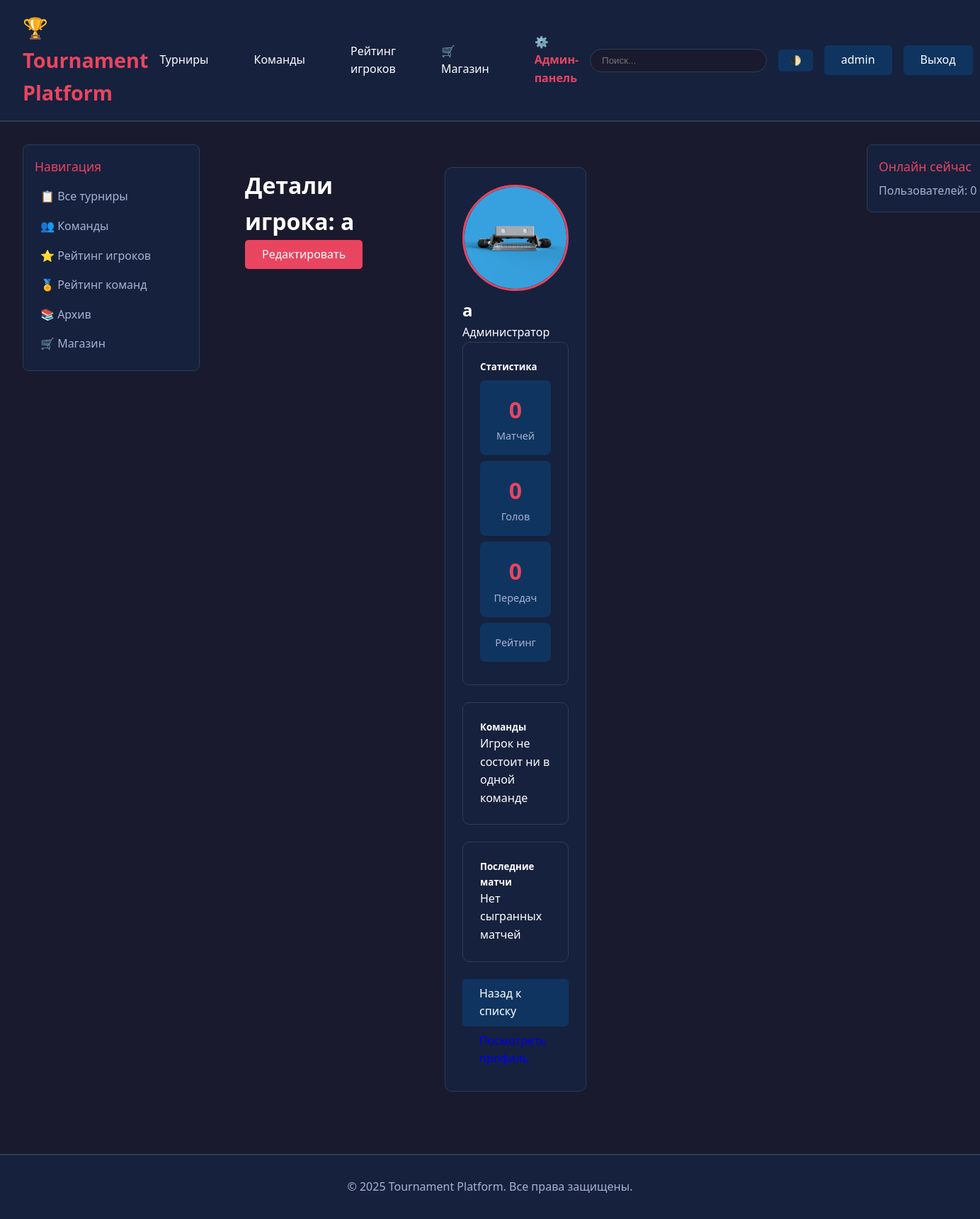
The app's page /admin-panel/players/2/ (signed in) with its own data.
### accounts/models.py (models this page shows, shortened)
class User(AbstractUser):
    ROLE_CHOICES = [
        ('player', 'Игрок'),
        ('captain', 'Капитан'),
        ('moderator', 'Модератор'),
        ('admin', 'Администратор'),
    ]
    role = models.CharField(max_length=20, choices=ROLE_CHOICES, default='player')
    discord_id = models.CharField(max_length=100, blank=True, null=True, unique=True)
    discord_username = models.CharField(max_length=100, blank=True, null=True)
    avatar = models.ImageField(upload_to='avatars/', blank=True, null=True)
    bio = models.TextField(blank=True)
    objects = CustomUserManager()
    class Meta:
        verbose_name = 'Пользователь'
        verbose_name_plural = 'Пользователи'

### admin_panel/views.py (the view)
# urls.py: path('players/<int:player_id>/', views.player_detail, name='player_detail'),
@login_required
@user_passes_test(is_admin)
def player_detail(request, player_id):
    player = get_object_or_404(User, id=player_id)
    from ratings.models import PlayerRating
    teams = TeamMember.objects.filter(player=player).select_related('team')
    player_stats = PlayerMatchStats.objects.filter(
        player=player
    ).select_related('match', 'team').order_by('-match__scheduled_time')[:10]
    matches = [stat.match for stat in player_stats]
    goals = Goal.objects.filter(player=player).count()
    assists = Goal.objects.filter(assist_by=player).count()
    try:
        rating = PlayerRating.objects.get(player=player, season__isnull=True)
    except PlayerRating.DoesNotExist:
        rating = None
    context = {
        'player': player,
        'teams': teams,
        'matches': matches,
        'goals': goals,
        'assists': assists,
        'rating': rating,
    }
    return render(request, 'admin_panel/player_detail.html', context)

### admin_panel/views.py (called while the page is built)
def is_admin(user):
    return user.is_authenticated and (user.is_staff or user.is_superuser)

### templates/admin_panel/player_detail.html (shortened to what this page needs)
{% extends 'base.html' %}
{% block content %}
<div class="container mt-4">
    <div class="d-flex justify-content-between align-items-center mb-4">
        <h1>Детали игрока: {{ player.username }}</h1>
        <a href="{% url 'admin_panel:player_edit' player.id %}" class="btn btn-primary">
             Редактировать
        </a>
    </div>
    <div class="row">
        <div class="col-md-4">
            <div class="card">
                <div class="card-body text-center">
                    {% if player.avatar %}
                        <img src="{{ player.avatar.url }}" alt="{{ player.username }}" class="profile-avatar mb-3">
                    {% else %}
                        <div class="profile-avatar mb-3" style="background: var(--card-bg); display: flex; align-items: center; justify-content: center; font-size: 4rem;">
                            👤
                        </div>
                    {% endif %}
                    <h2>{{ player.username }}</h2>
                    <div class="mt-3">
                        {% if player.role == 'admin' %}
                            <span class="badge bg-danger">Администратор</span>
                        <!-- {% elif player.role == 'moderator' %}
                            <span class="badge bg-warning">Модератор</span> -->
                        {% elif player.role == 'captain' %}
                            <span class="badge bg-info">Капитан</span>
                        {% else %}
                            <span class="badge bg-secondary">Игрок</span>
                        {% endif %}
            <div class="card mb-3">
                <div class="card-header">
                    <h5>Статистика</h5>
                </div>
                <div class="card-body">
                    <div class="row text-center">
                        <div class="col-md-3">
                            <div class="stat-box">
                                <div class="stat-value">{{ matches|length }}</div>
                                <div class="stat-label">Матчей</div>
                            </div>
                        </div>
                        <div class="col-md-3">
                            <div class="stat-box">
                                <div class="stat-value">{{ goals }}</div>
                                <div class="stat-label">Голов</div>
                            </div>
                        </div>
                        <div class="col-md-3">
                            <div class="stat-box">
                                <div class="stat-value">{{ assists }}</div>
                                <div class="stat-label">Передач</div>
                            </div>
                        </div>
                        <div class="col-md-3">
                            <div class="stat-box">
                                <div class="stat-label">Рейтинг</div>
                            </div>
                        </div>
                    </div>
                </div>
            </div>
            <div class="card mb-3">
                <div class="card-header">
                    <h5>Команды</h5>
                </div>
                <div class="card-body">
                    {% if teams %}
                        <div class="table-responsive">
                            <table class="table">
                                <thead>
                                    <tr>
                                        <th>Команда</th>
                                        <th>Дата вступления</th>
                                        <th>Статус</th>
                                    </tr>
                                </thead>
                                <tbody>
                                    {% for membership in teams %}
                                        <tr>
                                            <td>
                                                <a href="{% url 'teams:team_detail' membership.team.slug %}">
                                                    {{ membership.team.name }}
                                                </a>
                                            </td>
                                            <td>{{ membership.joined_date|date:"d.m.Y" }}</td>
                                            <td>
                                                {% if membership.is_active %}
                                                    <span class="badge bg-success">Активен</span>
                                                {% else %}
                                                    <span class="badge bg-secondary">Покинул</span>
                                                {% endif %}
                                            </td>
                                        </tr>
                                    {% endfor %}
                                </tbody>
                            </table>
                        </div>
                    {% else %}
                        <p class="text-muted">Игрок не состоит ни в одной команде</p>
                    {% endif %}
                </div>
            </div>
            <div class="card">
                <div class="card-header">
                    <h5>Последние матчи</h5>
                </div>
                <div class="card-body">
                    {% if matches %}
                        <div class="table-responsive">
                            <table class="table">
                                <thead>
                                    <tr>
                                        <th>Дата</th>
                                        <th>Турнир</th>
                                        <th>Матч</th>
                                        <th>Счёт</th>
                                    </tr>
                                </thead>
                                <tbody>
                                    {% for match in matches %}
                                        <tr>
                                            <td>{{ match.scheduled_time|date:"d.m.Y" }}</td>
                                            <td>{{ match.tournament.name }}</td>
                                            <td>{{ match.team1.name }} vs {{ match.team2.name }}</td>
                                            <td>{{ match.score_team1 }}:{{ match.score_team2 }}</td>
                                        </tr>
                                    {% endfor %}
                                </tbody>
                            </table>
                        </div>
                    {% else %}
                        <p class="text-muted">Нет сыгранных матчей</p>
                    {% endif %}
                </div>
            </div>
        </div>
    </div>
    <div class="mt-3">
        <a href="{% url 'admin_panel:player_list' %}" class="btn btn-secondary">
             Назад к списку
        </a>
        <a href="{% url 'accounts:profile' player.username %}" class="btn btn-info" target="_blank">
        </a>
    </div>
</div>
{% endblock %}

### templates/base.html (shortened to what this page needs)
<!DOCTYPE html>
<html lang="ru">
<head>
</head>
<body>
    <header>
        <div class="header-container">
            <a href="{% url 'tournaments:index' %}" class="logo">🏆 Tournament Platform</a>
<nav>
    <a href="{% url 'tournaments:tournament_list' %}">Турниры</a>
    {% if user.is_authenticated %}
        {% if user.role in 'player,captain' %}
            <a href="{% url 'teams:team_list' %}">Команды</a>
        {% else %}
            <a href="{% url 'teams:team_list' %}">Команды</a>
        {% endif %}
    {% else %}
        <a href="{% url 'teams:team_list' %}">Команды</a>
    {% endif %}
    <a href="{% url 'ratings:player_ratings' %}">Рейтинг игроков</a>
    <a href="{% url 'shop:index' %}">🛒 Магазин</a>
    {% if user.is_authenticated %}
        {% if user.is_staff or user.is_superuser %}
            <a href="{% url 'admin_panel:dashboard' %}" style="color: var(--accent); font-weight: bold;">
                ⚙️ Админ-панель
            </a>
        {% endif %}
    {% endif %}
</nav>
            <div class="user-menu">
                <div class="search-box">
                    <form action="{% url 'tournaments:search' %}" method="get">
                        <input type="text" name="q" placeholder="Поиск..." />
                    </form>
                </div>
                <button class="theme-toggle" onclick="toggleTheme()">🌓</button>
                {% if user.is_authenticated %}
                    <a href="{% url 'accounts:profile' user.username %}" class="btn btn-secondary">
                        {{ user.username }}
                    </a>
                    <a href="{% url 'accounts:logout' %}" class="btn btn-secondary">Выход</a>
                {% else %}
                    <a href="{% url 'accounts:login' %}" class="btn btn-primary">Вход</a>
                {% endif %}
            </div>
        </div>
    </header>
    <div class="container">
        <aside class="sidebar">
            <div class="sidebar-item">
                <div class="sidebar-title">Навигация</div>
                <a href="{% url 'tournaments:tournament_list' %}" class="sidebar-link">📋 Все турниры</a>
                <a href="{% url 'teams:team_list' %}" class="sidebar-link">👥 Команды</a>
                <a href="{% url 'ratings:player_ratings' %}" class="sidebar-link">⭐ Рейтинг игроков</a>
                <a href="{% url 'ratings:team_ratings' %}" class="sidebar-link">🏅 Рейтинг команд</a>
                <a href="{% url 'tournaments:archive' %}" class="sidebar-link">📚 Архив</a>
                <a href="{% url 'shop:index' %}" class="sidebar-link">🛒 Магазин</a>
            </div>
        </aside>
        <main>
            {% block content %}{% endblock %}
        </main>
        <aside class="sidebar">
            {% block right_sidebar %}
            <div class="sidebar-item">
                <div class="sidebar-title">Онлайн сейчас</div>
                <p style="color: var(--text-secondary);">Пользователей: {{ online_count|default:0 }}</p>
            </div>
            {% endblock %}
        </aside>
    </div>
    <footer>
        <p>&copy; 2025 Tournament Platform. Все права защищены.</p>
    </footer>
</body>
</html>

### templates/base.html (style rules this page uses)
* { margin: 0; padding: 0; box-sizing: border-box; }
:root { --primary-bg: #1a1a2e; --secondary-bg: #16213e; --card-bg: #0f3460; --accent: #e94560; --text-primary: #ffffff; --text-secondary: #a8b2d1; --border: #2c3e50; }
html { height: 100%; }
body { font-family: 'Segoe UI', Tahoma, Geneva, Verdana, sans-serif; background: var(--primary-bg); color: var(--text-primary); line-height: 1.6; display: flex; flex-direction: column; min-height: 100vh; }
header { background: var(--secondary-bg); padding: 1rem 0; border-bottom: 2px solid var(--border); position: sticky; top: 0; z-index: 1000; flex-shrink: 0; }
.header-container { max-width: 1600px; margin: 0 auto; padding: 0 2rem; display: flex; justify-content: space-between; align-items: center; }
.logo { font-size: 1.8rem; font-weight: bold; color: var(--accent); text-decoration: none; }
nav { display: flex; gap: 2rem; align-items: center; }
nav a { color: var(--text-primary); text-decoration: none; padding: 0.5rem 1rem; border-radius: 5px; transition: all 0.3s; }
.search-box { position: relative; }
.search-box input { padding: 0.5rem 1rem; border: 1px solid var(--border); border-radius: 20px; background: var(--primary-bg); color: var(--text-primary); width: 250px; }
.user-menu { display: flex; gap: 1rem; align-items: center; }
.btn { padding: 0.5rem 1.5rem; border: none; border-radius: 5px; cursor: pointer; text-decoration: none; display: inline-block; transition: all 0.3s; font-size: 1rem; }
.btn-primary { background: var(--accent); color: white; }
.btn-secondary { background: var(--card-bg); color: var(--text-primary); }
.container { max-width: 1600px; margin: 0 auto; padding: 2rem; display: grid; grid-template-columns: 250px 1fr 300px; gap: 2rem; flex: 1 0 auto; }
.card { background: var(--secondary-bg); border-radius: 10px; padding: 1.5rem; margin-bottom: 1.5rem; border: 1px solid var(--border); }
.sidebar { position: sticky; top: 80px; height: fit-content; }
.sidebar-item { background: var(--secondary-bg); padding: 1rem; border-radius: 8px; margin-bottom: 1rem; border: 1px solid var(--border); }
.sidebar-title { font-size: 1.1rem; margin-bottom: 0.5rem; color: var(--accent); }
.sidebar-link { display: block; color: var(--text-secondary); text-decoration: none; padding: 0.5rem; border-radius: 5px; transition: all 0.3s; }
.profile-avatar { width: 150px; height: 150px; border-radius: 50%; border: 3px solid var(--accent); }
.stat-box { background: var(--secondary-bg); padding: 1rem; border-radius: 8px; text-align: center; }
.stat-value { font-size: 2rem; font-weight: bold; color: var(--accent); }
.stat-label { color: var(--text-secondary); font-size: 0.9rem; }
footer { background: var(--secondary-bg); padding: 2rem 0; margin-top: auto; border-top: 2px solid var(--border); text-align: center; color: var(--text-secondary); flex-shrink: 0; }
.theme-toggle { background: var(--card-bg); border: none; color: var(--text-primary); padding: 0.5rem 1rem; border-radius: 5px; cursor: pointer; }

### templates/admin_panel/player_detail.html (style rules this page uses)
.profile-avatar { width: 150px; height: 150px; border-radius: 50%; margin: 0 auto; }
.stat-box { padding: 1rem; background: var(--card-bg); border-radius: 8px; margin: 0.5rem 0; }
.stat-value { font-size: 2rem; font-weight: bold; color: var(--accent); }
.stat-label { color: var(--text-secondary); font-size: 0.9rem; }

### records on screen
User: username "admin"
User: username "a", avatar (picture)

### other values on screen
{{ matches|length }} "0"
{{ goals }} "0"
{{ assists }} "0"
{{ online_count|default:0 }} "0"
